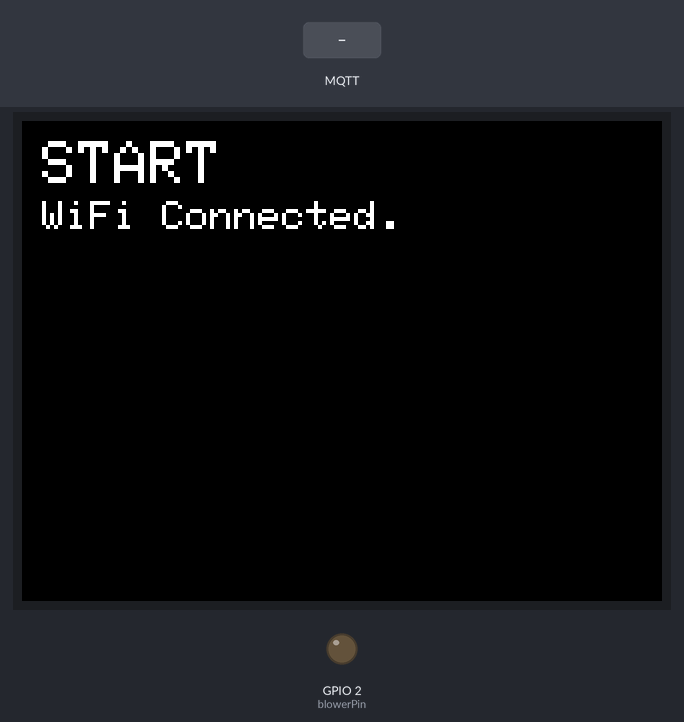
Recording of a sketch running on a simulated ESP32. Shown: 320×240 colour display, output pins drawn as LEDs (lit = HIGH). The inputs (shaded band) are chosen by the test bench. WiFi joins after 1.5 s; servers stay silent unless stated; no MQTT or app messages arrive unless stated; what the sketch prints to the serial monitor is not drawn.

Above: at 2.9 s.
3.0 s: MQTT message "/sub/bigakabeko" arrives on the first subscribed topic
Timing chart, 0 to 6.0 s (numbered marks = the images above; inputs shaded):
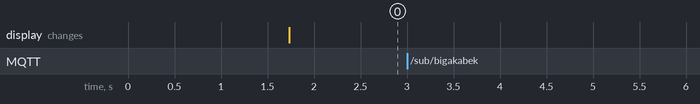

The sketch:

blower.ino
```cpp
/**
 * target
 *     * ESP32
 * dependencies
 *     * PubSubClient, ArduinoJson
 */
#include <WiFi.h>
#include <PubSubClient.h>
#include <M5Stack.h>
#include <ArduinoJson.h>

char *ssid = "aterm05-1401";
char *password = "09061271401";

// MQTTの接続先のIP
const char *endpoint = "192.168.179.7";
// MQTTのポート
const int port = 1883;

// デバイスID
char *deviceID = "M5Stack";
// トピック
char *akabekoTopic = "/sub/bigakabeko";

char blowerPin = 2;

////////////////////////////////////////////////////////////////////////////////

WiFiClient httpsClient;
PubSubClient mqttClient(httpsClient);

void setup() {
    Serial.begin(115200);
    pinMode(blowerPin, OUTPUT);

    // Initialize the M5Stack object
    M5.begin();

    // START
    M5.Lcd.fillScreen(BLACK);
    M5.Lcd.setCursor(10, 10);
    M5.Lcd.setTextColor(WHITE);
    M5.Lcd.setTextSize(3);
    M5.Lcd.printf("START");

    // Start WiFi
    Serial.println("Connecting to ");
    Serial.print(ssid);
    WiFi.begin(ssid, password);

    while (WiFi.status() != WL_CONNECTED) {
        delay(500);
        Serial.print(".");
    }

    // WiFi Connected
    Serial.println("\nWiFi Connected.");
    M5.Lcd.setCursor(10, 40);
    M5.Lcd.setTextColor(WHITE);
    M5.Lcd.setTextSize(2);
    M5.Lcd.printf("WiFi Connected.");

    mqttClient.setServer(endpoint, port);
    mqttClient.setCallback(mqttCallback);

    connectMQTT();
}

void connectMQTT() {
    while (!mqttClient.connected()) {
        if (mqttClient.connect(deviceID)) {
            Serial.println("Connected.");
            int qos = 0;
            mqttClient.subscribe(akabekoTopic, qos);
            Serial.println("Subscribed.");
        } else {
            Serial.print("Failed. Error state=");
            Serial.print(mqttClient.state());
            // Wait 5 seconds before retrying
            delay(5000);
        }
    }
}

/**
 * MQTTから信号を受信
 */
void mqttCallback (char* topic, byte* payload, unsigned int length) {
    Serial.println("Recieve Topic");
    // メッセージを読み込み
    String str = "";
    for (int i = 0; i < length; i++) {
        str += (char)payload[i];
    }
    // JSONにパース
    StaticJsonBuffer<200> jsonBuffer;
    JsonObject& root = jsonBuffer.parseObject(str);
    // パースが成功したか確認
    if (!root.success()) {
        Serial.println("ParseError");
        return;
    }

    Serial.printf("Topic: %s\n", topic);
    if (topic == "/sub/bigakabeko") {
        bool enable = root["value"];
        int time = root["time"];
        blower(enable, time);
    }
}

/**
 * ブロワーを制御
 */
void blower(bool enable, int time) {
    if (enable) {
        digitalWrite(blowerPin, HIGH);
        // time == 0 の場合は自動OFFしない
        if (time != 0) {
            delay(time);
            digitalWrite(blowerPin, LOW);
        }
    } else {
        digitalWrite(blowerPin, LOW);
    }
}

void mqttLoop() {
    if (!mqttClient.connected()) {
        connectMQTT();
    }
    mqttClient.loop();
}

void loop() {
    // 接続確認
    mqttLoop();
}
```

Measured:
- after the input at 3.0 s, every drawn part: stays the same
